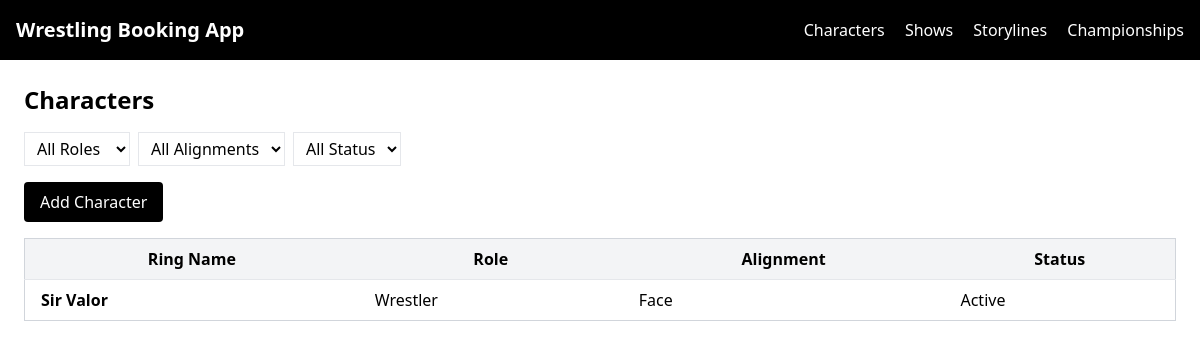
The page /characters/characters/ on the database its author committed.
### core/models.py (models this page shows, shortened)
class Character(models.Model):
    class Role(models.TextChoices):
        WRESTLER = "WRESTLER", "Wrestler"
        MANAGER = "MANAGER", "Manager"
        REFEREE = "REFEREE", "Referee"
        BOOKER = "BOOKER", "Booker"
    class Gender(models.TextChoices):
        MALE = "MALE", "Male"
        FEMALE = "FEMALE", "Female"
        NA = "NA", "N/A"
    class Alignment(models.TextChoices):
        FACE = "FACE", "Face"
        HEEL = "HEEL", "Heel"
        TWEENER = "TWEENER", "Tweener"
    ring_name = models.CharField(max_length=100, unique=True)
    role = models.CharField(max_length=20, choices=Role.choices)
    gender = models.CharField(max_length=10, choices=Gender.choices)
    alignment = models.CharField(max_length=10, choices=Alignment.choices)
    finisher = models.CharField(max_length=100, blank=True)
    active = models.BooleanField(default=True)
    injured = models.BooleanField(default=False)
    notes = models.TextField(blank=True)
    created_at = models.DateTimeField(auto_now_add=True)

### core/views.py (the view)
# urls.py: path("characters/", CharacterListView.as_view(), name="character-list"),
class CharacterListView(ListView):
    model = Character
    template_name = "core/character_list.html"
    context_object_name = "characters"
    paginate_by = 20  # optional pagination
    def get_queryset(self):
        qs = super().get_queryset()
        role = self.request.GET.get("role")
        alignment = self.request.GET.get("alignment")
        active = self.request.GET.get("active")
        if role:
            qs = qs.filter(role=role)
        if alignment:
            qs = qs.filter(alignment=alignment)
        if active:
            if active.lower() == "true":
                qs = qs.filter(active=True)
            elif active.lower() == "false":
                qs = qs.filter(active=False)
        return qs.order_by("ring_name")

### core/templates/core/character_list.html (shortened to what this page needs)
{% extends "base.html" %}
{% block content %}
<h1 class="text-2xl font-bold mb-4">Characters</h1>
<form method="get" class="mb-4 flex gap-2">
  <select name="role" class="border px-2 py-1 bg-white dark:bg-gray-800">
    <option value="">All Roles</option>
  </select>
  <select name="alignment" class="border px-2 py-1 bg-white dark:bg-gray-800">
    <option value="">All Alignments</option>
  </select>
  <select name="active" class="border px-2 py-1 bg-white dark:bg-gray-800">
    <option value="">All Status</option>
  </select>
  <button type="submit" class="bg-black text-white px-4 py-1 bg-white dark:bg-gray-800">Filter</button>
</form>
<a href="{% url 'character-add' %}" class="bg-black text-white px-4 py-2 rounded mb-4 inline-block">
    Add Character
</a>
<table class="min-w-full border border-gray-300">
  <thead>
    <tr class="bg-gray-100 dark:bg-gray-700">
      <th class="px-4 py-2">Ring Name</th>
      <th class="px-4 py-2">Role</th>
      <th class="px-4 py-2">Alignment</th>
      <th class="px-4 py-2">Status</th>
    </tr>
  </thead>
  <tbody>
    {% for char in characters %}
    <tr
      class="border-t hover:bg-gray-50 dark:hover:bg-gray-800 cursor-pointer"
      onclick="window.location='{% url 'character-detail' char.id %}'"
    >
      <td class="px-4 py-2 font-bold">{{ char.ring_name }}</td>
      <td class="px-4 py-2">{{ char.get_role_display }}</td>
      <td class="px-4 py-2">{{ char.get_alignment_display }}</td>
      <td class="px-4 py-2">
        {% if char.active %}Active{% else %}Inactive{% endif %}
      </td>
    </tr>
    {% empty %}
    <tr>
      <td colspan="4" class="px-4 py-2">No characters found.</td>
    </tr>
    {% endfor %}
  </tbody>
</table>
{% endblock %}

### rows shown on the page
Character: ring_name "Sir Valor", role "Wrestler", alignment "Face", active "Active"
